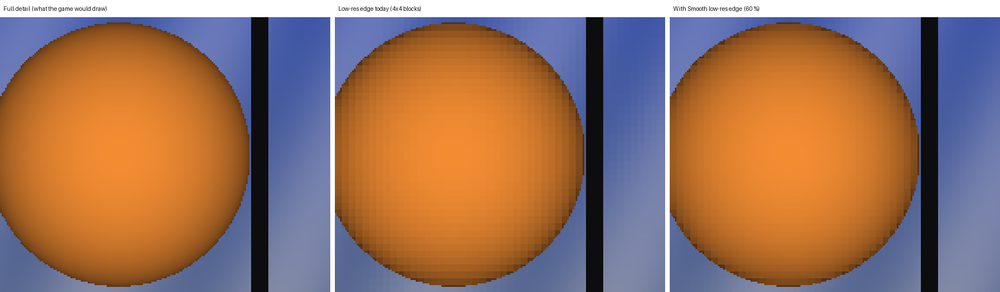
#> input picture docs/smooth_demo.png, 1000 x 292 px, shrunk from 1744 x 510 before the run
$ python make_smooth_demo.py ../docs/smooth_demo.png ../docs/overlay_demo.png ../docs/overlay_demo.png
#> lines starting #> are read from the running program, lines starting #| are printed output that depends on the picture
"""Turn the PPMs written by tests/smooth_demo and tests/overlay_demo into captioned PNGs.

Developer tool (needs Pillow, which the app itself does not). Usage:
    python tools/make_smooth_demo.py <smooth_demo.ppm> docs/smooth_demo.png
    python tools/make_smooth_demo.py --overlay <overlay_demo.ppm> docs/overlay_demo.png
"""
import sys

from PIL import Image, ImageDraw

CAPTIONS = ["Full detail (what the game would draw)",
            "Low-res edge today (4x4 blocks)",
            "With Smooth low-res edge (60 %)"]


OVERLAY_CAPTIONS = ["VRS reached the image: yellow 2x2, red 4x4 (VRS check 100 %)",
                    "Game drew it at full detail: purple (VRS check 14 %: smooth areas look alike)"]


def main(src, dst, captions=None):
#> called with src = '../docs/smooth_demo.png', dst = '../docs/overlay_demo.png'
    captions = captions or CAPTIONS
    im = Image.open(src).convert("RGB")
#> im is the input picture: PIL image 1000x292 RGB; mean R, G, B 154.3, 115.5, 95.1
    bar = 30
    out = Image.new("RGB", (im.width, im.height + bar), "white")
#> out: PIL image 1000x322 RGB; every value is 255
    out.paste(im, (0, bar))
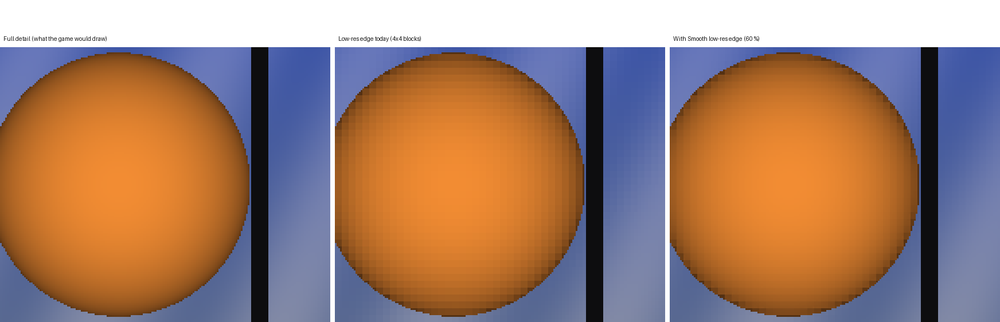
#> out: PIL image 1000x322 RGB; mean R, G, B 163.7, 128.5, 110
    d = ImageDraw.Draw(out)
    gap = 8 if len(captions) == 3 else 12
    panel = (im.width + gap) // len(captions)
#> panel = 336
    for i, text in enumerate(captions):
        d.text((i * panel + 6, 9), text, fill=(20, 20, 20))
    out.save(dst, optimize=True)
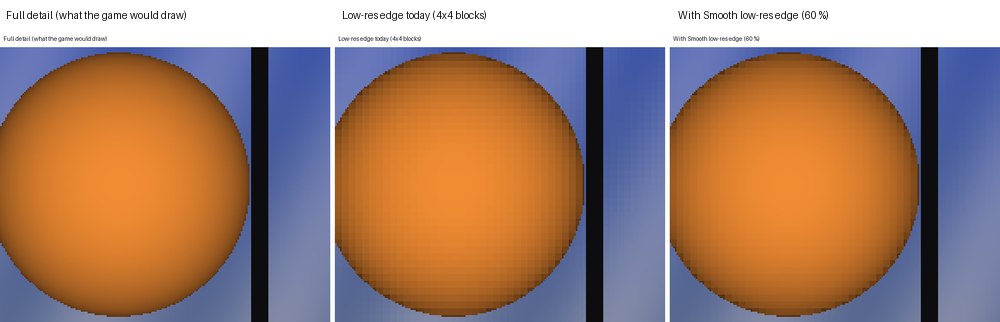
#> saved as overlay_demo.png: PIL image 1000x322 RGB; mean R, G, B 162.9, 127.7, 109.2
    print("wrote", dst, out.size)
#| wrote ../docs/overlay_demo.png (1000, 322)


if __name__ == "__main__":
    if sys.argv[1] == "--overlay":
        main(sys.argv[2], sys.argv[3], OVERLAY_CAPTIONS)
    else:
        main(sys.argv[1], sys.argv[2])
